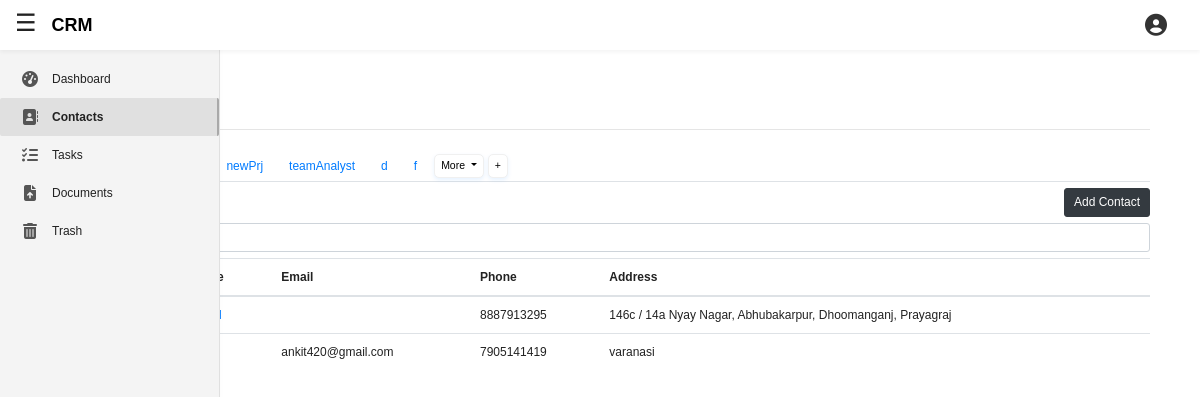
/apps/contacts/ (signed in), run on the app's committed database.
### client/models.py (models this page shows, shortened)
class BaseModel(models.Model):
    is_deleted = models.BooleanField(default = False)
    deleted_at = models.DateTimeField(null = True, blank = True)
    class Meta:
        abstract = True

class Project(BaseModel):
    name = models.CharField(max_length=255)
    description = models.TextField(null = True, blank = True)
    user = models.ForeignKey(BusinessUser, on_delete=models.CASCADE)
    objects = CustomManager()
    all_objects = models.Manager()
    class Meta:
        unique_together = ('name', 'user', )
    def __str__(self):
        return f'{self.name}'

class Client(BaseModel):
    name = models.CharField(max_length=255)
    email = models.CharField(max_length=80)
    country_code = models.CharField(
        max_length=5,
        choices=COUNTRY_CODE_CHOICES,
        default='+91',
        blank = True,
        null = True,
    )
    phone = models.CharField(
        max_length=12,
        validators=[phone_number_validator],
        blank = True,
        null = True,
    )
    address = models.CharField(max_length=255, blank = True, null = True)
    description = models.TextField(blank = True, null = True)
    is_active = models.BooleanField(default=True)
    created_at = models.DateTimeField(auto_now_add=True)
    last_edit = models.DateTimeField(auto_now = True)
    objects = CustomManager()
    all_objects = models.Manager()
    list = models.ForeignKey(Project, on_delete=models.CASCADE)
    companyAssignee = models.ForeignKey(BusinessUser, on_delete=models.CASCADE)

### featuredApp/views.py (the view)
# urls.py: path('contacts/', views.contact_view, name='appContacts'),
@login_required
def contact_view(request, *args, **kwargs):
    if(request.method == "POST"):
        form_type = request.POST.get("form_type")
        if(form_type == 'project_form'):
            formA = ProjectCreationForm(request.POST, user = request.user)
            formB = ClientCreationForm(user = request.user)
            if(formA.is_valid()):
                projectValidForm = formA.save(commit = False)
                projectValidForm.user = request.user
                projectValidForm.save() # Save the form
                messages.success(request, f"New Project Created Successfully!")
                return redirect('appContacts')
            else:
                messages.error(request, "Project Name should be unique!")
                print("Form errors:", formA.errors)
                return redirect('appContacts')
        elif(form_type == 'client_form'):
            formA = ProjectCreationForm(user = request.user)
            formB = ClientCreationForm(request.POST, user = request.user)
            if(formB.is_valid()):
                clientValidForm = formB.save(commit = False)
                clientValidForm.companyAssignee = request.user
                clientValidForm.save()
                messages.success(request, f"New Client Created Successfully!")
                return redirect('appContacts')
            else:
                messages.error(request, "PhoneNumber or Email should be provided for Client")
                print("Form errors:", formB.errors)
                return redirect('appContacts')
    else:
        formA = ProjectCreationForm(user = request.user)
        formB = ClientCreationForm(user = request.user)
    user = request.user
    user = request.user
    project_id = request.GET.get('project_id')
    contacts = Client.objects.filter(companyAssignee=user)
    projects = Project.objects.filter(user=user)
    if project_id:
        contacts = contacts.filter(list__id = project_id)
    context = {
        'formA': formA,
        'formB': formB,
        'contacts': contacts,
        'projects': projects,
        'total_contacts': contacts.count(),
        'selected_project_id': int(project_id) if project_id else None,
        'set_to_all': True if project_id is None else False,
    }
    return render (
        request,
        'featuredApp/contacts.html',
        context,
    )

### client/forms.py (shortened to what this page needs)
class ProjectCreationForm(forms.ModelForm):
        class Meta:
            model = Project
            fields = ('name', 'description')
        def __init__(self, *args, **kwargs):
            self.user = kwargs.pop('user', None)  # fallback to None
            super().__init__(*args, **kwargs)

class ClientCreationForm(forms.ModelForm):
    class Meta:
        model = Client
        fields = ('name', 'email', 'country_code', 'phone', 'address', 'description', 'list')
    def __init__(self, *args, **kwargs):
        user = kwargs.pop('user', None)
        super().__init__(*args, **kwargs)
        if user:
            self.fields['list'].queryset = Project.objects.filter(user = user)
        self.fields['email'].required = False
        self.fields['phone'].required = False

### client/models.py (called while the page is built)
    def get_queryset(self):
        return super().get_queryset().filter(is_deleted = False)

### featuredApp/templates/featuredApp/contacts.html (shortened to what this page needs)
{% extends 'featuredApp/base.html' %}
{% load static %}
{% load crispy_forms_tags %}
{% block addCSSlink %}
	<link rel="stylesheet" type="text/css" href="{% static 'featuredApp/pop_up.css' %}">
{% endblock addCSSlink %}
{% block contentBody1 %}
	<h2 style="font-weight: bolder;"> Contacts </h2>
	<hr style="margin: 20px 0;">
	<ul class="nav nav-tabs" style="align-items: center;">
		<li class="nav-item">
			<a class="nav-link {% if set_to_all == True %}active{% endif %}" href="{% url 'appContacts' %}">All</a></li>
		{% for project in projects|slice:":5" %}
			<li class="nav-item">
				<a href="?project_id={{ project.id }}" class="nav-link {% if selected_project_id == project.id %}active{% endif %}">{{ project.name }}</a>
			</li>
		{% endfor %}
		{% with projects|length as total_projects %}
		    {% if total_projects > 5 %}
		        <li class="nav-item" style="padding-left: 4px;">
		            <div class="btn-group" role="group">
		                <button id="btnGroupDrop1" type="button" class="more-btn btn btn-sm dropdown-toggle" data-toggle="dropdown" aria-haspopup="true" aria-expanded="false">
		                    More
		                </button>
		            </div>
		        </li>
		    {% endif %}
		{% endwith %}
		<li class="nav-item" style="padding-left: 4px;">
			<button class="add-btn btn btn-sm" type="button" onclick="openProjectFormPopUp()">+</button>
		</li>
			</ul>
	<div class="d-flex justify-content-between my-2">
		<div>
		</div>
		<div>
			<button class="btn btn-dark" type="button" onclick="openDocumentFormPopUp()">Add Contact</button>
	  	</div>
	</div>
	<input type="text" class="form-control my-2" placeholder="Search contacts...">
	<table class="table">
		<thead>
			<tr>
				<th><input type="checkbox" /></th>
				<th>Full Name</th>
				<th>Email</th>
				<th>Phone</th>
				<th>Address</th>
			</tr>
		</thead>
		<tbody>
			{% for contact in contacts %}
				<tr">
					<td><input type="checkbox" /></td>
					<td><a href="{% url 'appContactDetail' contact.id %}">{{ contact.name }}</a></td>
					<td>{{ contact.email }}</td>
					<td>{{ contact.phone }}</td>
					<td>{{ contact.address }}</td>
			{% endfor %}
		</tbody>
	</table>
{% endblock contentBody1 %}

### accounts/static/accounts/base.css (style rules this page uses)
body { background: #fafafa; color: #333333; margin-top: 5rem; }
h1, h2, h3, h4, h5, h6 { color: #444444; }
ul { margin: 0; }

### featuredApp/static/featuredApp/base.css (style rules this page uses)
body, html { font-size: 12px; margin: 0; padding: 0; font-family: sans-serif; background-color: #ffffff; color: #222; }

### featuredApp/static/featuredApp/pop_up.css (style rules this page uses)
.more-btn, .add-btn { color: black; background-color: #ffffff; font-weight: 500; cursor: pointer; border: 1px solid #f0f0f0; border-radius: 5px; box-shadow: 0 2px 4px rgba(0, 123, 255, 0.1); transition: background-color 0.3s, color 0.3s, box-shadow 0.3s; }

### data on the page
Project: name "newPrj"
Project: name "teamAnalyst"
Project: name "d"
Project: name "f"
Client: phone "8887913295", address "146c / 14a Nyay Nagar, Abhubakarpur, Dhoomanganj, Prayagraj"
Client: email "ankit420@gmail.com", phone "7905141419", address "varanasi"
